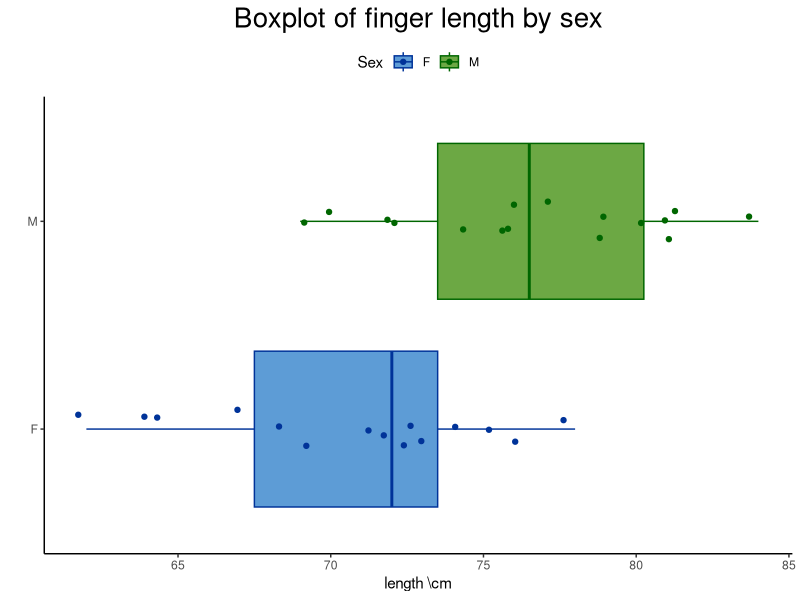
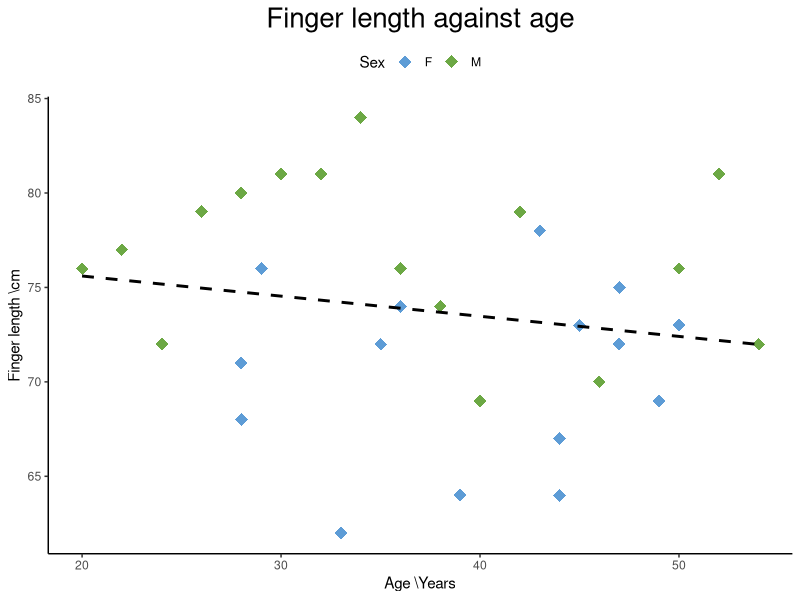
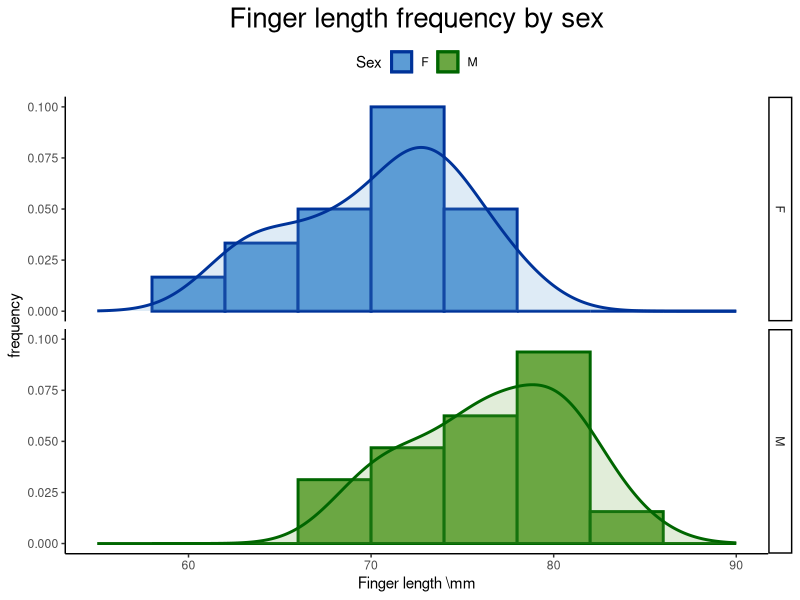
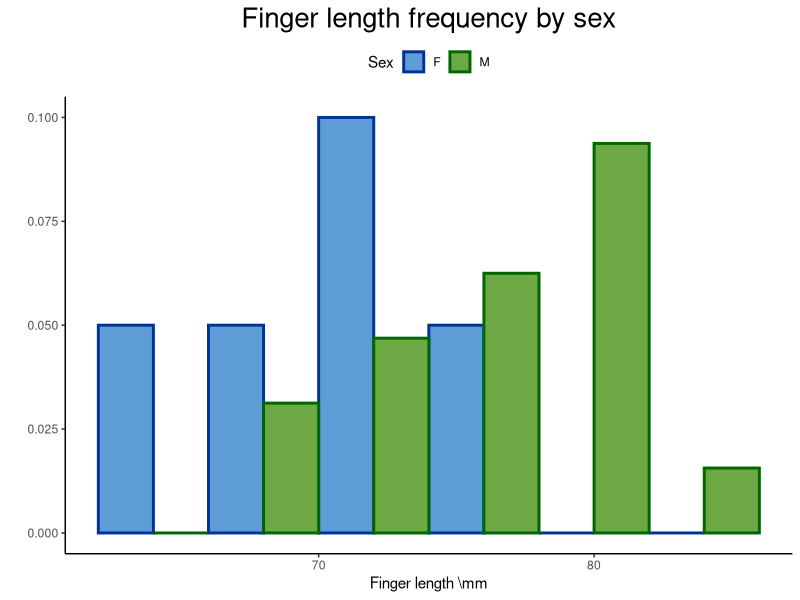
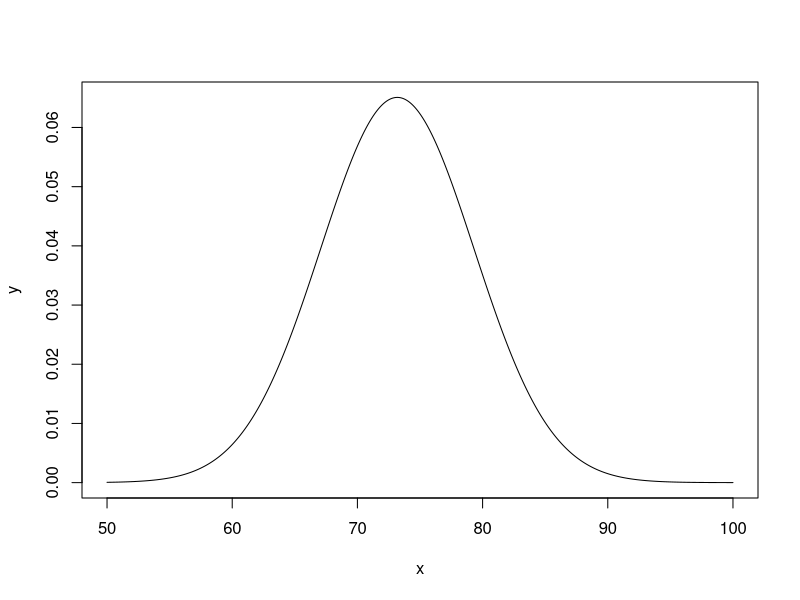

Write R code to recreate these figures, in order.
library(ggplot2)
library(dplyr)
library(readr)

df <- read_csv("ringData.csv")
df1<-filter(df, df$Length>60)
#df<-df1

colors<-c("#5d9cd6","#6ca844")
line_colors<-c("#003399", "#006600")


bp<-ggplot(data=df1,aes(x=Sex,y=Length, fill=Sex, color=Sex))  

bp+geom_boxplot()+
  geom_jitter(width=0.1)+
  scale_fill_manual(values=colors)+
  scale_color_manual(values=line_colors)+
  theme_classic()+
  theme(legend.position = "top", plot.title=element_text(hjust=0.5, size=20))+
  coord_flip()+
  labs(y="length \\cm", x=" ", title="Boxplot of finger length by sex")

    

scat<-ggplot(data=df1,aes(y=Length, x=Age))  

scat+geom_point(aes(color=Sex),size=4, shape=18) + theme_classic()+
  #facet_grid(Sex ~ .)+
  geom_smooth(method="lm", se=FALSE, color="black", linetype="dashed")+
  scale_color_manual(values=colors)+
  theme_classic()+
  theme(axis.title.y = element_text(),   legend.position = "top", plot.title=element_text(hjust=0.5, size=20))+
  labs(x="Age \\Years", y="Finger length \\cm", title = "Finger length against age") 


hist<-ggplot(data=df1,aes(x=Length, fill=Sex, color=Sex, y=..density..))

##hist with facets#
hist + 
  geom_histogram(binwidth=4, size = 1)+
  labs(x="Finger length \\mm", y="frequency", title = "Finger length frequency by sex")+
  scale_fill_manual(values=colors)+
  scale_color_manual(values=line_colors)+
  theme_classic()+
  geom_density(alpha=0.2, size=1)+
  xlim(55,90)+
  theme(legend.position = "top", plot.title=element_text(hjust=0.5, size=20))+
  facet_grid(Sex ~.)

## interleaved hist ##

hist +
  geom_histogram(binwidth =4, position = "dodge", size = 1)+
  labs(x="Finger length \\mm", y="", title = "Finger length frequency by sex")+
  scale_fill_manual(values=colors)+
  scale_color_manual(values=line_colors)+
  theme_classic()+
  theme(legend.position = "top", plot.title=element_text(hjust=0.5, size=20))
  


correlation <- cor.test(df$Age,df$Length)

ttest<- t.test(Length~Sex, data = df, var.equal=TRUE, mu=0)

ftest<-var.test(Length~Sex,df, alternative="two.sided")

cor(df$Age, df$Length)

?t.test

x <- seq(50, 100, length=1000)
y <- dnorm(x, mean=mean(df$Length), sd=sd(df$Length))
plot(x, y, type="l", lwd=1)
